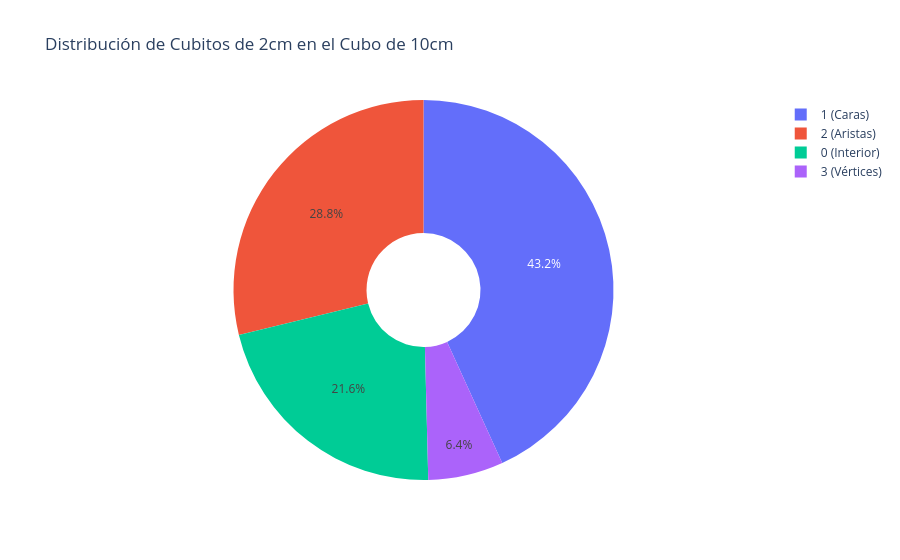

Here is the notebook cell this chart was saved with:
### Markdown cell above
## Visualización Interactiva (Plotly/Seaborn)

### Code cell
import pandas as pd
import plotly.graph_objects as go

# Resumen de los cubitos (n=5)
data = {
    'Caras Pintadas': ['3 (Vértices)', '2 (Aristas)', '1 (Caras)', '0 (Interior)'],
    'Cantidad': [8, 36, 54, 27]
}
df = pd.DataFrame(data)

fig = go.Figure(data=[go.Pie(labels=df['Caras Pintadas'], values=df['Cantidad'], hole=.3)])
fig.update_layout(title_text="Distribución de Cubitos de 2cm en el Cubo de 10cm")
fig.show()
fig.write_image(r"C:\Users\marco\Downloads\distribucion_cubitos.png")

### Figure 1 — Plotly figure (JSON) as saved in the notebook; plotly's stock layout.template omitted (floating-point values rounded to 4 significant figures)
{"data": [{"hole": 0.3, "labels": ["3 (Vértices)", "2 (Aristas)", "1 (Caras)", "0 (Interior)"], "type": "pie", "values": [8, 36, 54, 27]}], "layout": {"title": {"text": "Distribución de Cubitos de 2cm en el Cubo de 10cm"}}}
